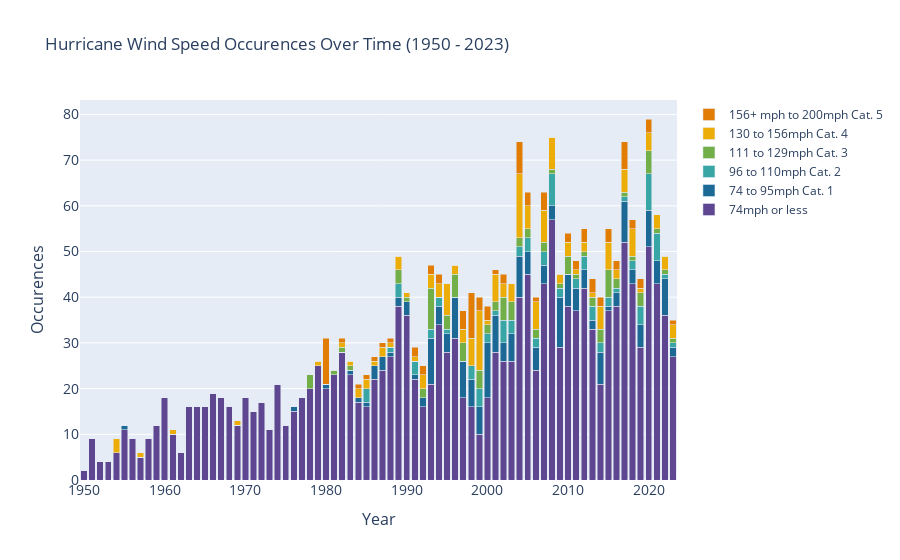

Source (notebook cell):
### Code cell
import plotly.graph_objects as go
#https://plotly.com/python/bar-charts/


x= canes_result['Year']
fig = go.Figure(go.Bar(name= list(custom_colors_canes.keys())[0],x=x, y=canes_result[list(custom_colors_canes.keys())[0]],
                marker_color = list(custom_colors_canes.values())[0]))

fig.add_trace(go.Bar(name = list(custom_colors_canes.keys())[1],x=x, y=canes_result[list(custom_colors_canes.keys())[1]],  marker_color = list(custom_colors_canes.values())[1]))
fig.add_trace(go.Bar(name = list(custom_colors_canes.keys())[2],x=x, y=canes_result[list(custom_colors_canes.keys())[2]],  marker_color = list(custom_colors_canes.values())[2]))
fig.add_trace(go.Bar(name = list(custom_colors_canes.keys())[3],x=x, y=canes_result[list(custom_colors_canes.keys())[3]],  marker_color = list(custom_colors_canes.values())[3]))
fig.add_trace(go.Bar(name = list(custom_colors_canes.keys())[4],x=x, y=canes_result[list(custom_colors_canes.keys())[4]],  marker_color = list(custom_colors_canes.values())[4]))
fig.add_trace(go.Bar(name = list(custom_colors_canes.keys())[5],x=x, y=canes_result[list(custom_colors_canes.keys())[5]],  marker_color = list(custom_colors_canes.values())[5]))




fig.update_layout(title = "Hurricane Wind Speed Occurences Over Time (1950 - 2023)", 
                  yaxis=dict(title='Occurences',titlefont_size=16,tickfont_size=14),
                  xaxis=dict(title='Year',titlefont_size=16,tickfont_size=14),
                  barmode='stack')

fig.show()

### Figure 1 — Plotly figure (JSON) as saved in the notebook; plotly's stock layout.template omitted (floating-point values rounded to 4 significant figures)
{"data": [{"marker": {"color": "rgb(95, 70, 144)"}, "name": "74mph or less", "type": "bar", "x": [1950, 1951, 1952, 1953, 1954, 1955, 1956, 1957, 1958, 1959, 1960, 1961, 1962, 1963, 1964, 1965, 1966, 1967, 1968, 1969, 1970, 1971, 1972, 1973, 1974, 1975, 1976, 1977, 1978, 1979, 1980, 1981, 1982, 1983, 1984, 1985, 1986, 1987, 1988, 1989, 1990, 1991, 1992, 1993, 1994, 1995, 1996, 1997, 1998, 1999, 2000, 2001, 2002, 2003, 2004, 2005, 2006, 2007, 2008, 2009, 2010, 2011, 2012, 2013, 2014, 2015, 2016, 2017, 2018, 2019, 2020, 2021, 2022, 2023], "y": [2, 9, 4, 4, 6, 11, 9, 5, 9, 12, 18, 10, 6, 16, 16, 16, 19, 18, 16, 12, 18, 15, 17, 11, 21, 12, 15, 18, 20, 25, 20, 23, 28, 23, 17, 16, 22, 24, 27, 38, 36, 22, 16, 21, 34, 28, 31, 18, 16, 10, 18, 28, 26, 26, 40, 45, 24, 43, 57, 29, 38, 37, 42, 33, 21, 37, 38, 52, 43, 29, 51, 43, 36, 27]}, {"marker": {"color": "rgb(29, 105, 150)"}, "name": "74 to 95mph Cat. 1", "type": "bar", "x": [1950, 1951, 1952, 1953, 1954, 1955, 1956, 1957, 1958, 1959, 1960, 1961, 1962, 1963, 1964, 1965, 1966, 1967, 1968, 1969, 1970, 1971, 1972, 1973, 1974, 1975, 1976, 1977, 1978, 1979, 1980, 1981, 1982, 1983, 1984, 1985, 1986, 1987, 1988, 1989, 1990, 1991, 1992, 1993, 1994, 1995, 1996, 1997, 1998, 1999, 2000, 2001, 2002, 2003, 2004, 2005, 2006, 2007, 2008, 2009, 2010, 2011, 2012, 2013, 2014, 2015, 2016, 2017, 2018, 2019, 2020, 2021, 2022, 2023], "y": [0, 0, 0, 0, 0, 1, 0, 0, 0, 0, 0, 0, 0, 0, 0, 0, 0, 0, 0, 0, 0, 0, 0, 0, 0, 0, 1, 0, 0, 0, 1, 0, 0, 1, 1, 1, 3, 3, 1, 2, 3, 1, 2, 10, 4, 4, 9, 8, 6, 6, 12, 8, 4, 6, 9, 5, 5, 4, 3, 11, 7, 5, 4, 2, 7, 1, 3, 9, 3, 5, 8, 5, 8, 2]}, {"marker": {"color": "rgb(56, 166, 165)"}, "name": "96 to 110mph Cat. 2", "type": "bar", "x": [1950, 1951, 1952, 1953, 1954, 1955, 1956, 1957, 1958, 1959, 1960, 1961, 1962, 1963, 1964, 1965, 1966, 1967, 1968, 1969, 1970, 1971, 1972, 1973, 1974, 1975, 1976, 1977, 1978, 1979, 1980, 1981, 1982, 1983, 1984, 1985, 1986, 1987, 1988, 1989, 1990, 1991, 1992, 1993, 1994, 1995, 1996, 1997, 1998, 1999, 2000, 2001, 2002, 2003, 2004, 2005, 2006, 2007, 2008, 2009, 2010, 2011, 2012, 2013, 2014, 2015, 2016, 2017, 2018, 2019, 2020, 2021, 2022, 2023], "y": [0, 0, 0, 0, 0, 0, 0, 0, 0, 0, 0, 0, 0, 0, 0, 0, 0, 0, 0, 0, 0, 0, 0, 0, 0, 0, 0, 0, 0, 0, 0, 0, 0, 0, 0, 3, 0, 0, 1, 3, 0, 3, 0, 2, 2, 1, 0, 0, 3, 4, 2, 1, 5, 3, 2, 3, 2, 3, 7, 2, 0, 2, 3, 3, 2, 2, 1, 1, 2, 4, 8, 6, 1, 1]}, {"marker": {"color": "rgb(115, 175, 72)"}, "name": "111 to 129mph Cat. 3", "type": "bar", "x": [1950, 1951, 1952, 1953, 1954, 1955, 1956, 1957, 1958, 1959, 1960, 1961, 1962, 1963, 1964, 1965, 1966, 1967, 1968, 1969, 1970, 1971, 1972, 1973, 1974, 1975, 1976, 1977, 1978, 1979, 1980, 1981, 1982, 1983, 1984, 1985, 1986, 1987, 1988, 1989, 1990, 1991, 1992, 1993, 1994, 1995, 1996, 1997, 1998, 1999, 2000, 2001, 2002, 2003, 2004, 2005, 2006, 2007, 2008, 2009, 2010, 2011, 2012, 2013, 2014, 2015, 2016, 2017, 2018, 2019, 2020, 2021, 2022, 2023], "y": [0, 0, 0, 0, 0, 0, 0, 0, 0, 0, 0, 0, 0, 0, 0, 0, 0, 0, 0, 0, 0, 0, 0, 0, 0, 0, 0, 0, 3, 0, 0, 1, 1, 1, 0, 0, 0, 0, 0, 3, 1, 0, 2, 9, 0, 3, 5, 4, 0, 4, 2, 2, 5, 4, 2, 2, 2, 2, 1, 1, 4, 1, 1, 2, 3, 6, 2, 1, 1, 3, 5, 1, 1, 1]}, {"marker": {"color": "rgb(237,173, 8)"}, "name": "130 to 156mph Cat. 4", "type": "bar", "x": [1950, 1951, 1952, 1953, 1954, 1955, 1956, 1957, 1958, 1959, 1960, 1961, 1962, 1963, 1964, 1965, 1966, 1967, 1968, 1969, 1970, 1971, 1972, 1973, 1974, 1975, 1976, 1977, 1978, 1979, 1980, 1981, 1982, 1983, 1984, 1985, 1986, 1987, 1988, 1989, 1990, 1991, 1992, 1993, 1994, 1995, 1996, 1997, 1998, 1999, 2000, 2001, 2002, 2003, 2004, 2005, 2006, 2007, 2008, 2009, 2010, 2011, 2012, 2013, 2014, 2015, 2016, 2017, 2018, 2019, 2020, 2021, 2022, 2023], "y": [0, 0, 0, 0, 3, 0, 0, 1, 0, 0, 0, 1, 0, 0, 0, 0, 0, 0, 0, 1, 0, 0, 0, 0, 0, 0, 0, 0, 0, 1, 0, 0, 1, 1, 2, 2, 1, 2, 1, 3, 1, 1, 3, 3, 3, 7, 2, 3, 6, 13, 1, 6, 3, 4, 14, 5, 6, 7, 7, 2, 3, 1, 2, 1, 5, 6, 2, 5, 6, 1, 4, 3, 3, 3]}, {"marker": {"color": "rgb(225,124, 5)"}, "name": "156+ mph to 200mph Cat. 5", "type": "bar", "x": [1950, 1951, 1952, 1953, 1954, 1955, 1956, 1957, 1958, 1959, 1960, 1961, 1962, 1963, 1964, 1965, 1966, 1967, 1968, 1969, 1970, 1971, 1972, 1973, 1974, 1975, 1976, 1977, 1978, 1979, 1980, 1981, 1982, 1983, 1984, 1985, 1986, 1987, 1988, 1989, 1990, 1991, 1992, 1993, 1994, 1995, 1996, 1997, 1998, 1999, 2000, 2001, 2002, 2003, 2004, 2005, 2006, 2007, 2008, 2009, 2010, 2011, 2012, 2013, 2014, 2015, 2016, 2017, 2018, 2019, 2020, 2021, 2022, 2023], "y": [0, 0, 0, 0, 0, 0, 0, 0, 0, 0, 0, 0, 0, 0, 0, 0, 0, 0, 0, 0, 0, 0, 0, 0, 0, 0, 0, 0, 0, 0, 10, 0, 1, 0, 1, 1, 1, 1, 1, 0, 0, 2, 2, 2, 2, 0, 0, 4, 10, 3, 3, 1, 2, 0, 7, 3, 1, 4, 0, 0, 2, 2, 3, 3, 2, 3, 2, 6, 2, 2, 3, 0, 0, 1]}], "layout": {"barmode": "stack", "title": {"text": "Hurricane Wind Speed Occurences Over Time (1950 - 2023)"}, "xaxis": {"tickfont": {"size": 14}, "title": {"font": {"size": 16}, "text": "Year"}}, "yaxis": {"tickfont": {"size": 14}, "title": {"font": {"size": 16}, "text": "Occurences"}}}}
